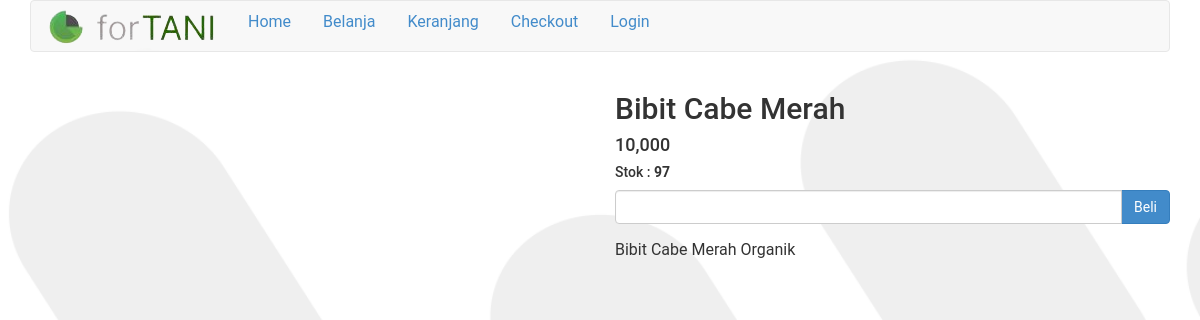
/detail.php?id=25, run on the app's committed database.
### tables this page shows
CREATE TABLE `produk` (
  `id_produk` int(11) NOT NULL,
  `nama_produk` varchar(55) NOT NULL,
  `harga_produk` varchar(22) NOT NULL,
  `berat_produk` int(11) NOT NULL,
  `foto_produk` varchar(22) NOT NULL,
  `deskripsi_produk` text NOT NULL,
  `stok_produk` int(5) NOT NULL
);

### detail.php (the view, shortened to what this page needs)
<?php include 'koneksi.php';
 ?>
 <?php
 $id_produk = $_GET["id"];
  ?>
 <?php
 $ambil = $koneksi->query("SELECT * FROM produk WHERE id_produk='$id_produk'");
 $detail = $ambil->fetch_assoc();
  ?>
<!DOCTYPE html>
<html>
<head>
	<link rel="stylesheet" href="admin/assets/css/bootstrap.css">
</head>
<body>
	<?php include 'navbar.php'; ?>
	<section class="kontent">
		<div class="container">
			<div class="row">
				<div class="col-md-6">
				</div>
				<div class="col-md-6">
					<h2><?php echo $detail["nama_produk"]; ?></h2>
					<h4><?php echo number_format($detail["harga_produk"]); ?></h4>
					<h5>Stok : <b><?php echo $detail["stok_produk"]; ?></b></h5>
					<form action="" method="post">
						<div class="form-group">
							<div class="input-group">
								<input type="number" min="1" class="form-control" name="jumlah" max="<?php echo $detail["stok_produk"] ?>">
								<div class="input-group-btn">
									<button class="btn btn-primary" name="beli">Beli</button>
								</div>
							</div>
						</div>
					</form>
					<p>
						<?php echo $detail["deskripsi_produk"]; ?>
					</p>
				</div>
			</div>
		</div>
	</section>
</body>
</html>

### navbar.php (style rules this page uses)
body { background: url('assets/Frame 2.png') no-repeat center center fixed; -webkit-background-size: cover; -moz-background-size: cover; -o-background-size: cover; background-size: cover; overflow-x: hidden; font-family: 'Roboto', sans-serif; font-size: 16px; }

### data on the page
produk: nama_produk "Bibit Cabe Merah", harga_produk "10,000", stok_produk "97", deskripsi_produk "Bibit Cabe Merah Organik"
